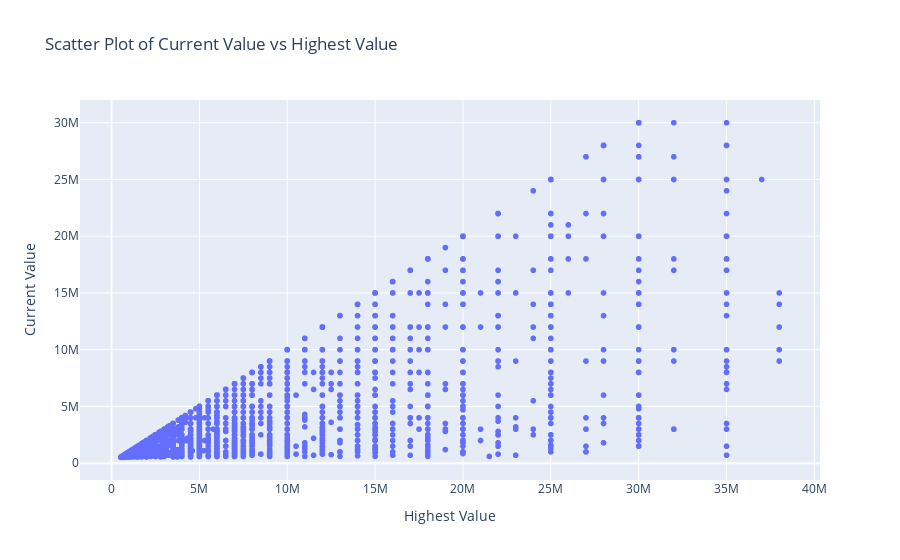

The notebook cell saved with this chart:
### Markdown cell above
### This plot shows a strong relationship between the current value and the highest value, as well as a clustering of points at lower values.

### Code cell
# scatter to show relation between highest_value and current_value
fig = px.scatter(player, x='highest_value', y='current_value', 
                 title='Scatter Plot of Current Value vs Highest Value',
                 labels={'highest_value': 'Highest Value', 'current_value': 'Current Value'})
fig.show()

### Figure 1 — Plotly figure (JSON) as saved in the notebook; plotly's stock layout.template omitted (floating-point values rounded to 4 significant figures; data arrays with more than 128 entries replaced by an {"elided": "..."} marker saying what was removed)
{"data": [{"hovertemplate": "Highest Value=%{x}<br>Current Value=%{y}<extra></extra>", "legendgroup": "", "marker": {"color": "#636efa", "symbol": "circle"}, "mode": "markers", "name": "", "showlegend": false, "type": "scattergl", "x": {"elided": "5724 int values"}, "xaxis": "x", "y": {"elided": "5724 int values"}, "yaxis": "y"}], "layout": {"legend": {"tracegroupgap": 0}, "title": {"text": "Scatter Plot of Current Value vs Highest Value"}, "xaxis": {"anchor": "y", "domain": [0, 1], "title": {"text": "Highest Value"}}, "yaxis": {"anchor": "x", "domain": [0, 1], "title": {"text": "Current Value"}}}}
